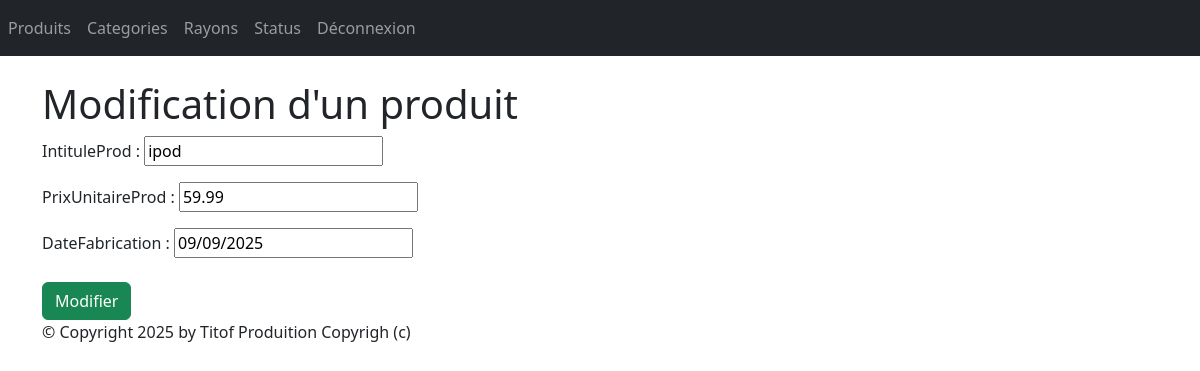
Page /monApp/produit/1/update/ (signed in) on the committed database.
### monApp/models.py (models this page shows, shortened)
class Produit(models.Model):
    refProd = models.AutoField(primary_key=True)
    intituleProd = models.CharField(max_length=200)
    prixUnitaireProd = models.DecimalField(max_digits=10, decimal_places=2)
    dateFabrication = models.DateField(default=date.today())
    categorie = models.ForeignKey(Categorie, on_delete=models.CASCADE, related_name="produit", null=True, blank=True)
    status = models.ForeignKey(Statut, on_delete=models.CASCADE, related_name="produit", null=True, blank=True)

### monApp/views.py (the view, shortened to what this page needs)
@method_decorator(login_required, name='dispatch')
class ProduitUpdateView(UpdateView):
    model = Produit
    form_class=ProduitForm
    template_name = "monApp/update_produit.html"

### monApp/forms.py
class ProduitForm(forms.ModelForm):
    class Meta:
        model = Produit
        exclude = ('categorie', 'status')

### monApp/templates/monApp/update_produit.html (shortened to what this page needs)
{% extends 'monApp/base.html' %}
{% block contenu %}
<h1> Modification d'un produit </h1>
<form action="" method="post">
    {{ form.as_p }}
    <button type="submit" class="btn btn-success mt-2">Modifier</button>
</form>
{% endblock %}

### static/styles.css (style rules this page uses)
h1 { color: red; }

### rows in the picture
Produit: intituleProd "ipod", prixUnitaireProd "59.99", dateFabrication "09/09/2025"
